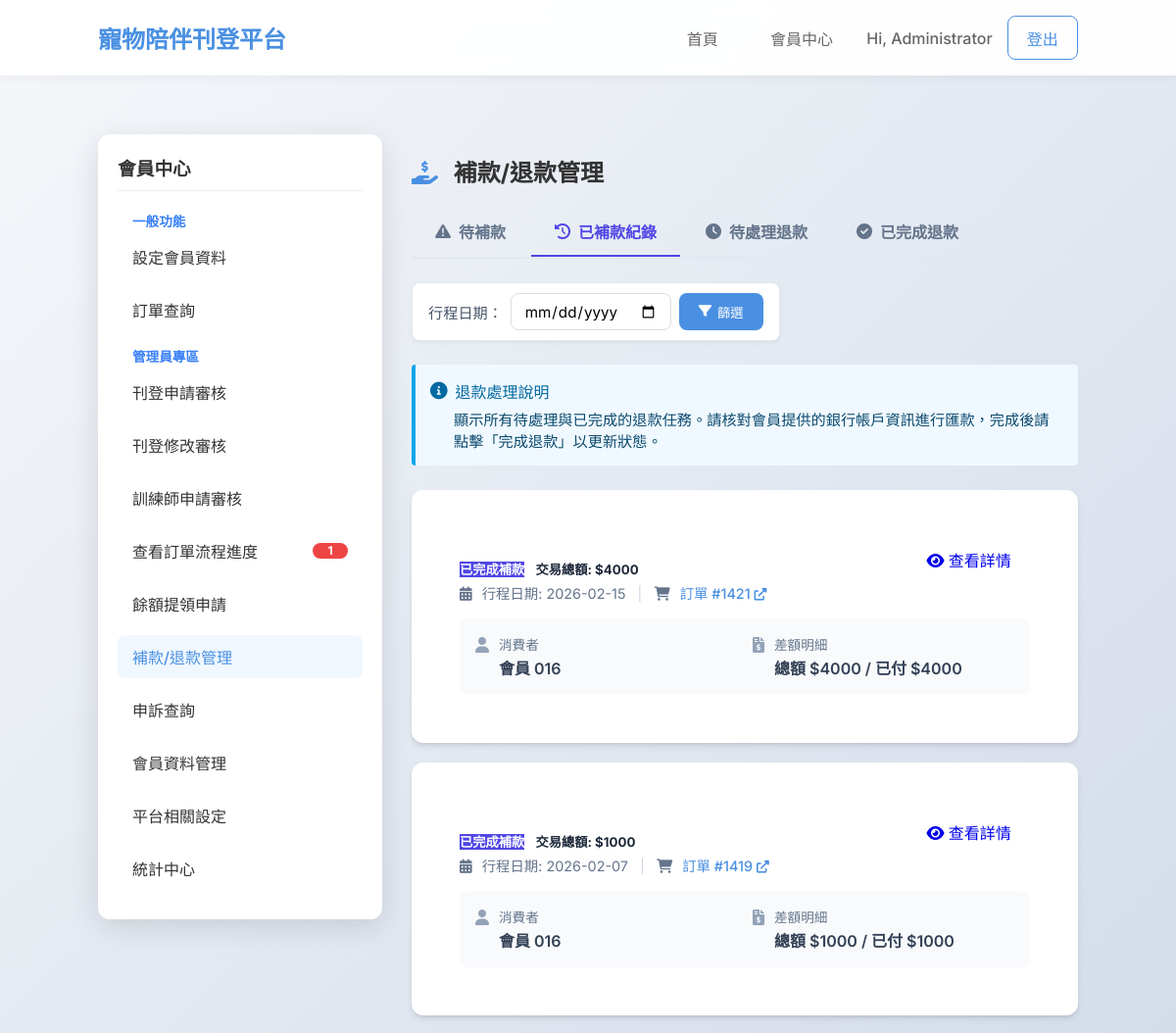
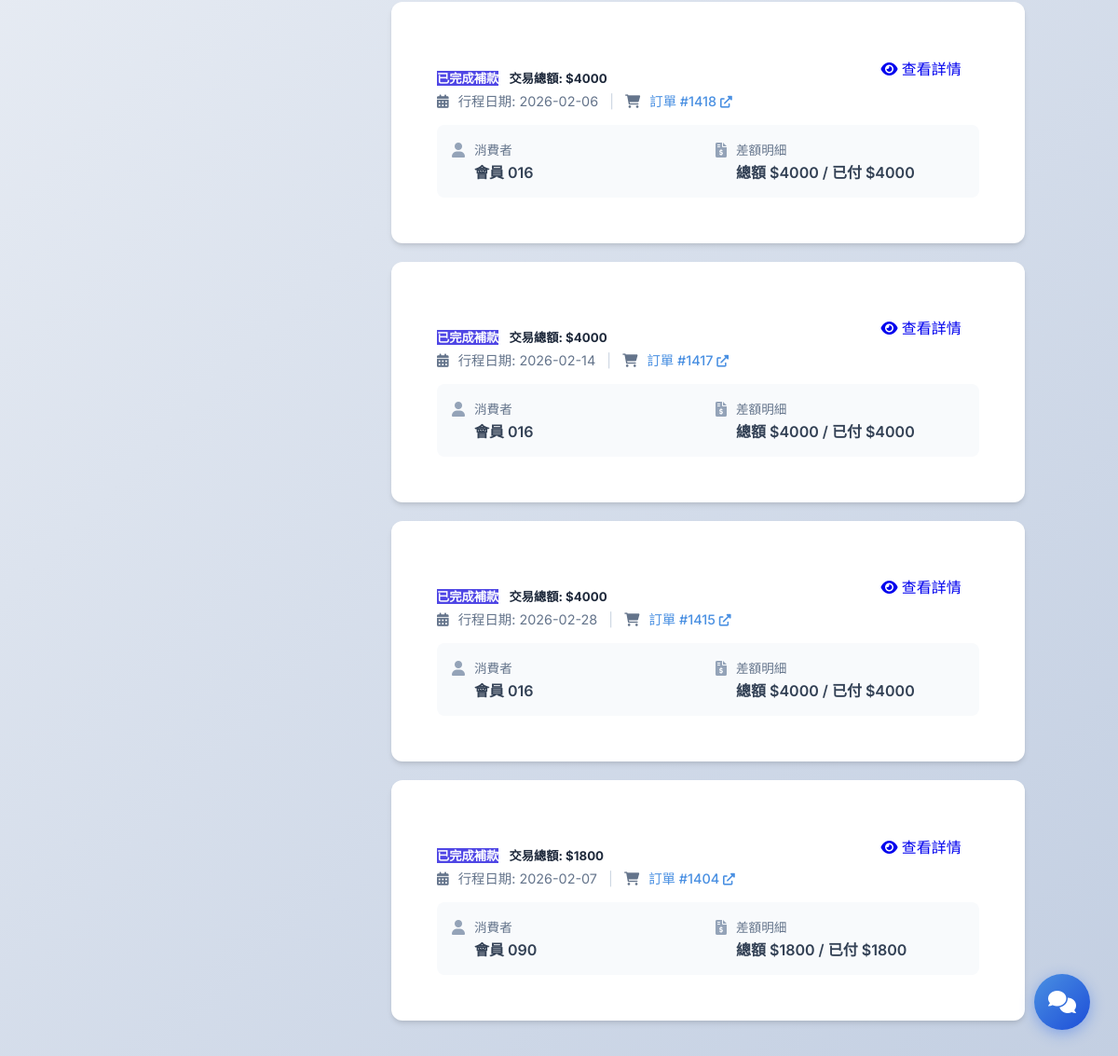
The page /admin/refunds?status=supplement_completed (signed in) on the database as committed earlier (2 pictures, top to bottom).
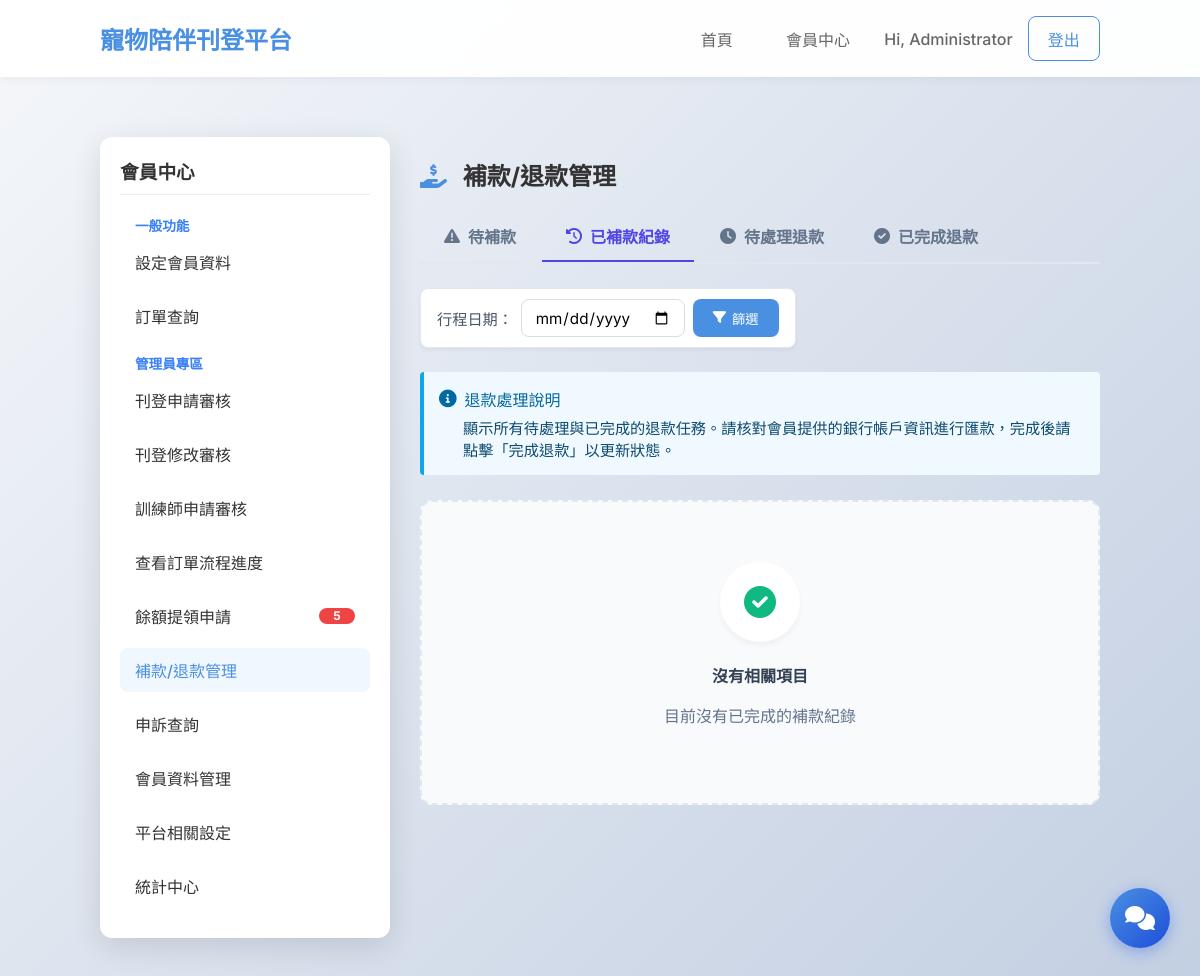
The same page on the database as committed later.
### tables this page shows
CREATE TABLE orders (
        id INTEGER PRIMARY KEY AUTOINCREMENT,
        listing_id INTEGER NOT NULL,
        buyer_id INTEGER NOT NULL,
        seller_id INTEGER NOT NULL,
        booking_date TEXT NOT NULL,
        booking_time TEXT NOT NULL,
        status TEXT DEFAULT 'pending',
        created_at TIMESTAMP DEFAULT CURRENT_TIMESTAMP, location_type TEXT, location_detail TEXT, price_at_booking INTEGER, updated_at TIMESTAMP DEFAULT CURRENT_TIMESTAMP, duration INTEGER DEFAULT 1, total_price INTEGER, payment_status TEXT DEFAULT 'unpaid', payment_method TEXT, payment_time TIMESTAMP, card_last4 TEXT, payment_confirmed INTEGER DEFAULT 0, payment_deadline TIMESTAMP, paid_amount INTEGER DEFAULT 0, original_price REAL,
        FOREIGN KEY (listing_id) REFERENCES listings (id),
        FOREIGN KEY (buyer_id) REFERENCES users (id),
        FOREIGN KEY (seller_id) REFERENCES users (id)
    );

CREATE TABLE users (
    id INTEGER PRIMARY KEY AUTOINCREMENT,
    email TEXT UNIQUE NOT NULL,
    password_hash TEXT NOT NULL,
    name TEXT NOT NULL,
    nickname TEXT,
    gender TEXT NOT NULL,
    dob DATE NOT NULL,
    city TEXT NOT NULL,
    district TEXT NOT NULL,
    phone TEXT NOT NULL,
    created_at TIMESTAMP DEFAULT CURRENT_TIMESTAMP
, role TEXT DEFAULT 'member', avatar TEXT);

### pet_platform/blueprints/admin.py (the view)
@bp.route('/admin/refunds')
@role_required(Role.ADMIN)
def admin_refunds():
    trip_date = request.args.get('trip_date')
    status = request.args.get('status', 'supplement')
    tasks = payment_service.list_finance_tasks(status, trip_date)
    return render_template('admin_refunds.html', tasks=tasks, active_page='refunds', trip_date=trip_date, status=status)

### pet_platform/context_processors.py (called while the page is built)
def inject_sidebar_counts():
    counts = {}
    if 'user_id' in session:
        try:
            counts = sidebar_counts(session['user_id'], session.get('user_role'))
        except Exception:
            current_app.logger.exception('Error injecting sidebar counts')
    return dict(sidebar_counts=counts)

### pet_platform/db.py (called while the page is built)
def get_db():
    if 'db' not in g:
        g.db = sqlite3.connect(current_app.config['DATABASE'])
        g.db.row_factory = sqlite3.Row
    return g.db

### pet_platform/services/payment_service.py (called while the page is built)
def list_finance_tasks(status, trip_date=None):
    conn = get_db()
    if status == 'supplement':
        return _supplement_tasks(conn, trip_date)
    if status == 'supplement_completed':
        return _completed_supplement_tasks(conn, trip_date)
    return _refund_tasks(conn, status, trip_date)

### templates/admin_refunds.html (shortened to what the changed rows need)
{% extends 'member_layout.html' %}
{% block member_content %}
<div style="margin-bottom: 20px;">
    <h2><i class="fas fa-hand-holding-usd" style="margin-right: 10px; color: var(--primary-color);"></i> 補款/退款管理</h2>
</div>
<div style="display: flex; flex-direction: column; gap: 20px;">
    {% if tasks %}
    {% for task in tasks %}
    <div class="card"
        style="border: none; box-shadow: 0 4px 6px -1px rgba(0, 0, 0, 0.1), 0 2px 4px -1px rgba(0, 0, 0, 0.06);">
        <div class="card-body" style="padding: 24px;">
            <div style="display: flex; justify-content: space-between; align-items: flex-start; margin-bottom: 16px;">
                <div>
                    <h5 class="card-title" style="font-weight: 700; color: #1e293b; margin-bottom: 4px;">
                        {% if task.type == 'supplement' %}
                        <span class="badge"
                            style="background-color: #d97706; color: white; margin-right: 8px;">待補款</span>
                        補款金額: ${{ task.diff_amount }}
                        {% elif task.type == 'supplement_completed' %}
                        <span class="badge"
                            style="background-color: #4f46e5; color: white; margin-right: 8px;">已完成補款</span>
                        交易總額: ${{ task.total_price }}
                        {% else %}
                        <span class="badge"
                            style="background-color: {% if task.status == 'pending' %}#f59e0b{% else %}#10b981{% endif %}; color: white; margin-right: 8px;">
                            {% if task.status == 'pending' %}待處理{% else %}已完成{% endif %}
                        </span>
                        退款金額: ${{ task.amount }}
                        {% endif %}
                    </h5>
                    <div style="color: #64748b; font-size: 0.9rem;">
                        <i class="fas fa-calendar-alt" style="margin-right: 6px;"></i> 行程日期: {{ task.booking_date }}
                        <span style="margin: 0 8px; color: #cbd5e1;">|</span>
                        <i class="fas fa-shopping-cart" style="margin-right: 6px;"></i>
                        <a href="{{ url_for('admin.admin_order_tracking') }}#order-{{ task.order_id }}"
                            style="color: var(--primary-color); text-decoration: none; font-weight: 500;">
                            訂單 #{{ task.order_id }} <i class="fas fa-external-link-alt" style="font-size: 0.8rem;"></i>
                        </a>
                    </div>
                </div>
                {% if task.type == 'supplement' or task.type == 'supplement_completed' %}
                <a href="{{ url_for('admin.admin_order_tracking') }}#order-{{ task.order_id }}"
                    class="btn btn-outline-primary btn-sm">
                    <i class="fas fa-eye"></i> 查看詳情
                </a>
                {% else %}
                <div style="text-align: right; font-size: 0.9rem; color: #64748b;">
                    <div><i class="fas fa-user-check" style="margin-right: 6px;"></i> 處理人員: {{ task.processor_name }}
                    </div>
                    <div><i class="fas fa-clock" style="margin-right: 6px;"></i> {{ task.processed_at }}</div>
                </div>
                {% endif %}
            </div>
            <div
                style="background: #f8fafc; border-radius: 8px; padding: 16px; display: grid; grid-template-columns: repeat(auto-fit, minmax(200px, 1fr)); gap: 16px;">
                {% if task.type == 'supplement' or task.type == 'supplement_completed' %}
                <div style="display: flex; align-items: flex-start;">
                    <i class="fas fa-user" style="color: #94a3b8; margin-top: 3px; margin-right: 10px;"></i>
                    <div>
                        <div style="font-size: 0.85rem; color: #64748b; margin-bottom: 2px;">消費者</div>
                        <div style="font-weight: 600; color: #334155;">{{ task.user_name }}</div>
                    </div>
                </div>
                <div style="display: flex; align-items: flex-start;">
                    <i class="fas fa-file-invoice-dollar"
                        style="color: #94a3b8; margin-top: 3px; margin-right: 10px;"></i>
                    <div>
                        <div style="font-size: 0.85rem; color: #64748b; margin-bottom: 2px;">差額明細</div>
                        <div style="font-weight: 600; color: #334155;">總額 ${{ task.total_price }} / 已付 ${{
                            task.paid_amount }}</div>
                    </div>
                </div>
                {% endif %}
            </div>
        </div>
    </div>
    {% endfor %}
    {% else %}
    <div
        style="text-align: center; padding: 60px 0; background: #f8fafc; border-radius: 12px; border: 2px dashed #e2e8f0;">
        <div
            style="background: white; width: 80px; height: 80px; border-radius: 50%; display: flex; align-items: center; justify-content: center; margin: 0 auto 20px auto; box-shadow: 0 4px 6px -1px rgba(0, 0, 0, 0.05);">
            <i class="fas fa-check-circle" style="font-size: 32px; color: #10b981;"></i>
        </div>
        <h4 style="color: #334155; font-weight: 600; margin-bottom: 8px;">沒有相關項目</h4>
        <p style="color: #64748b;">
            目前沒有{% if status == 'supplement' %}待補款訂單{% elif status == 'supplement_completed' %}已完成的補款紀錄{% elif status ==
            'pending' %}待處理的退款申請{% else %}已完成的退款紀錄{% endif %}
        </p>
    </div>
    {% endif %}
</div>
{% endblock %}

Rows that differ between the two databases and show on the page:
removed orders: total_price "4000", booking_date "2026-02-15", order_id "1421", user_name "會員 016", paid_amount "4000"
removed orders: total_price "1000", booking_date "2026-02-07", order_id "1419", user_name "會員 016", paid_amount "1000"
removed orders: total_price "4000", booking_date "2026-02-06", order_id "1418", user_name "會員 016", paid_amount "4000"
removed orders: total_price "4000", booking_date "2026-02-14", order_id "1417", user_name "會員 016", paid_amount "4000"
removed orders: total_price "4000", booking_date "2026-02-28", order_id "1415", user_name "會員 016", paid_amount "4000"
removed orders: total_price "1800", booking_date "2026-02-07", order_id "1404", user_name "會員 090", paid_amount "1800"
Other text that changed with them:
{{ sidebar_counts['admin_pending_withdrawals'] }}: (not shown) → "5"
{{ sidebar_counts['admin_pending_payments'] }}: "1" → (not shown)
text now shown: "沒有相關項目 目前沒有 已完成的補款紀錄"
